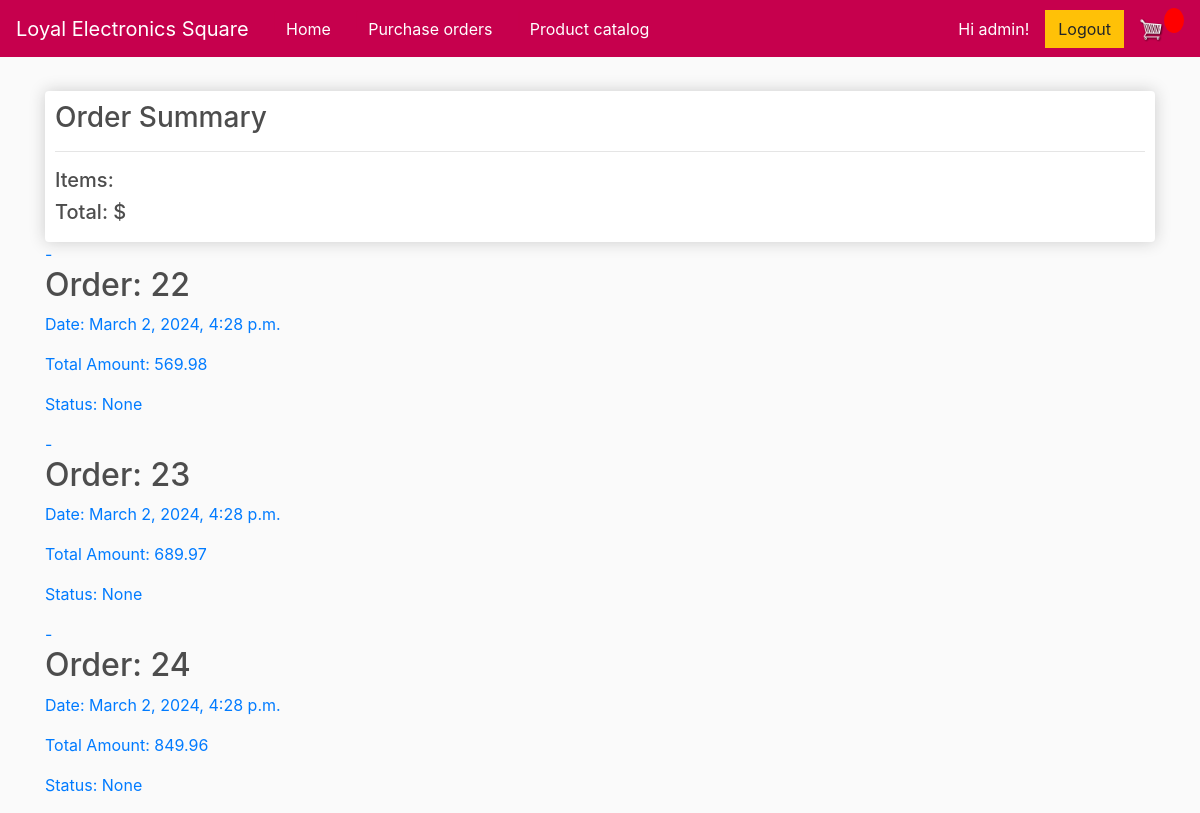
Before: /order_list/ (signed in) with the older database file.
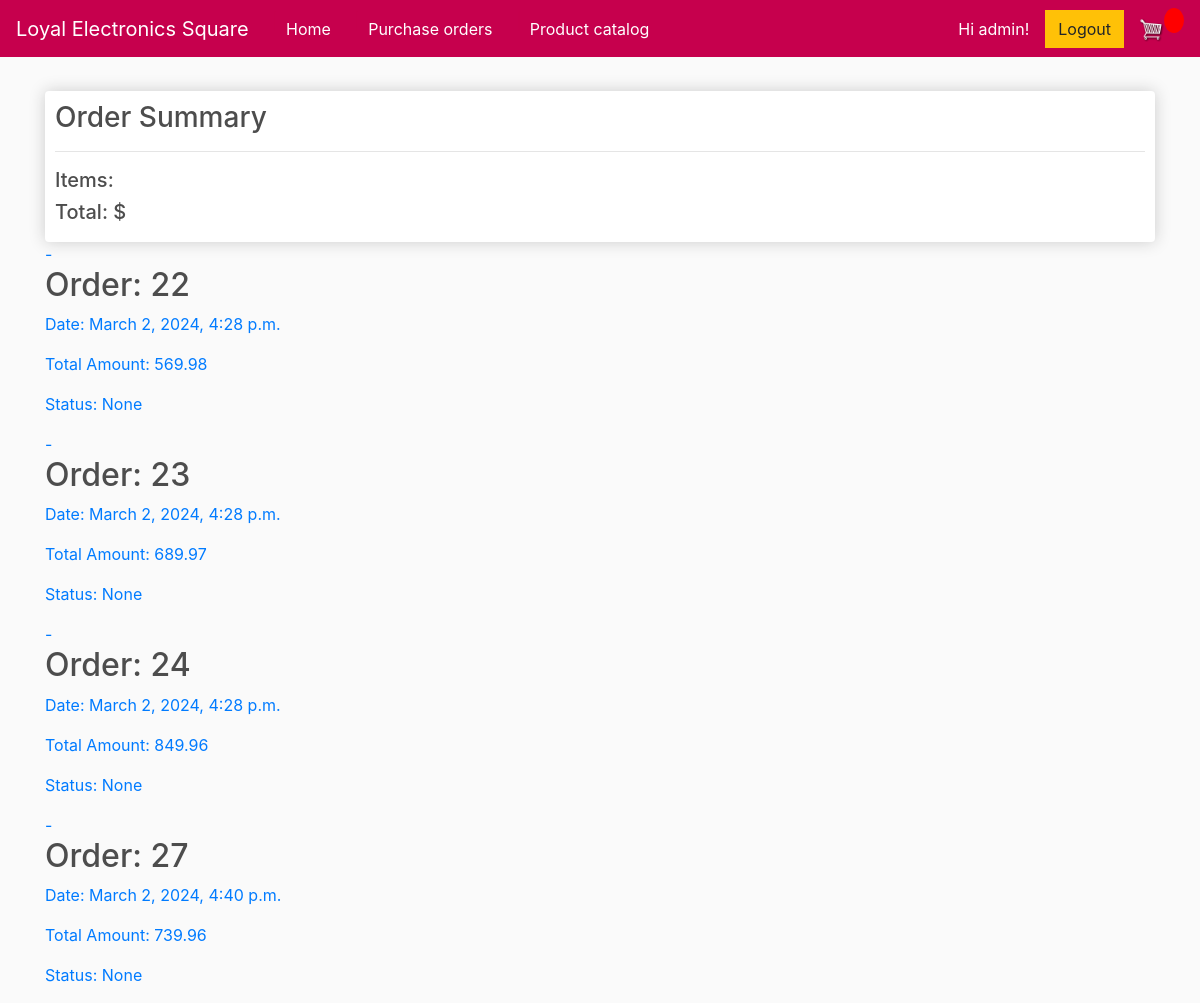
After: the same page with the newer database file.
### store/models.py (models this page shows, shortened)
class Order(models.Model):
    customer = models.ForeignKey(Customer, on_delete=models.SET_NULL, null=True, blank=True)
    date_ordered = models.DateTimeField(default=timezone.now)
    complete = models.BooleanField(default=False, null=True, blank=False)
    total_amount = models.DecimalField(max_digits=100, decimal_places=2, null=True)
    status = models.CharField(max_length=20, null=True)
    @property
    def get_cart_items(self):
        orderitems = self.orderitem_set.all()
        total = sum([item.quantity for item in orderitems])
        return total
    def total_amount(self):
        orderitems = self.orderitem_set.all()
        total = sum([item.get_total for item in orderitems])
        return total

class OrderItem(models.Model):
    product = models.ForeignKey(Product, on_delete=models.SET_NULL, null=True)
    order = models.ForeignKey(Order, on_delete=models.SET_NULL, null=True)
    quantity = models.IntegerField(default=0, null=True, blank=True)
    date_added = models.DateTimeField(auto_now_add=True)
    unit_price = models.DecimalField(max_digits=10, decimal_places=2, null=True)
    subtotal = models.DecimalField(max_digits=10, decimal_places=2, null=True)
    @property
    def get_total(self):
        total = self.product.price * self.quantity
        return total

class Product(models.Model):
    name = models.CharField(max_length=200, null=True)
    price = models.DecimalField(max_digits=10, decimal_places=2)
    digital = models.BooleanField(default=False, null=True, blank=False)
    image = models.ImageField(null=True, blank=True)
    image2 = models.ImageField(null=True, blank=True)
    image3 = models.ImageField(null=True, blank=True)
    description = models.TextField(null=True)
    is_active = models.BooleanField(default=True)

### store/views.py (the view)
# urls.py: path('order_list/', views.order_list, name="order_list"),
def order_list(request):
     if request.user.is_authenticated:
          customer = request.user.customer
          order, created = Order.objects.get_or_create(customer=customer, complete=False)
          items = order.orderitem_set.all()
          cartItems = order.get_cart_items
     else:
          items = []
          order = {'get_cart_total':0, 'get_cart_items':0, 'shipping':False}
          cartItems = order['get_cart_items']
     orders = Order.objects.filter(customer = request.user.customer,  complete=True)
     return render(request, 'store/order_list.html', {'orders': orders})

### store/templates/store/order_list.html (shortened to what this page needs)
{% extends 'store/main.html' %}
{% load static %}
{% block content %}
     <div class="row">
		<div class="col-lg-12">
			<div class="box-element">
				<h3>Order Summary</h3>
				<hr>
				<h5>Items:   {{order.get_cart_items}}</h5>
				<h5>Total:   ${{order.get_cart_total|floatformat:2}}</h5>
			</div>
		</div>
	</div>
	{% for order in orders %}
    <a href="{% url 'order_detail' order.id %}">-
        <div>
            <h2>Order: {{ order.id }}</h2>
            <p>Date: {{ order.date_ordered }}</p>
            <p>Total Amount: {{ order.total_amount }}</p>
            <p>Status: {{ order.status }}</p>
        </div>
    </a>
	{% endfor %}
{% endblock content %}

Changed rows visible on the page:
now on this page (row edited): Order: id "27", date_ordered "March 2, 2024, 4:40 p.m.", total_amount "739.96", status "None"
